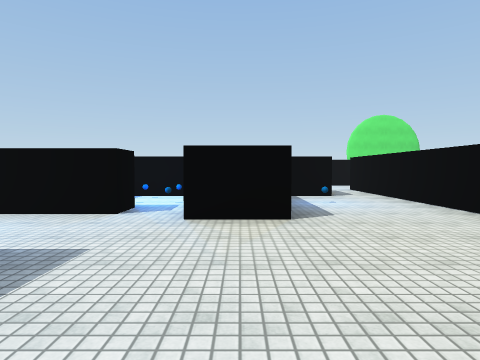
view 1 (above)

24 first-person views from a walk through a scene from a Unity 3-D project. The camera is 1.3 m above the floor, tilts 2° down and sees 75° across. The floor is counted in squares, 2 m on a side. Each view is taken from the middle of a square. On the plan, view 1 faces up. The plan holds only what a view shows up to about 10 squares ahead; the rest is blank. The place goes on beyond the plan. Surface patterns are stand-ins for the level's own textures.

view 2
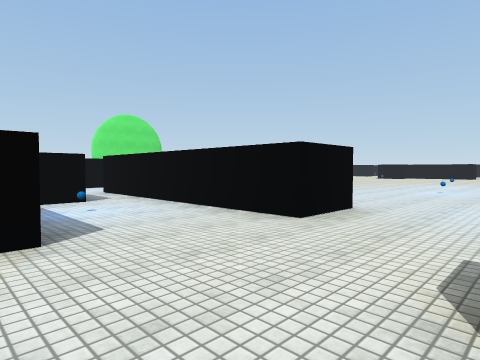

view 3
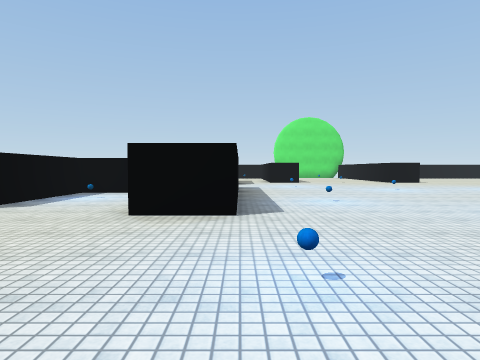

view 4
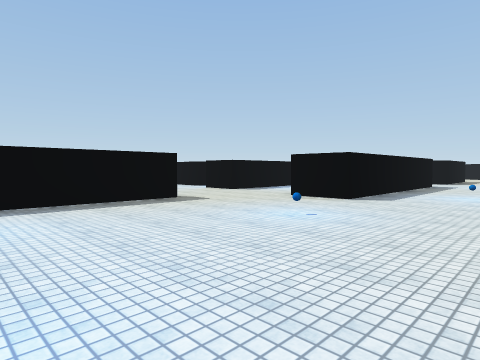

view 5
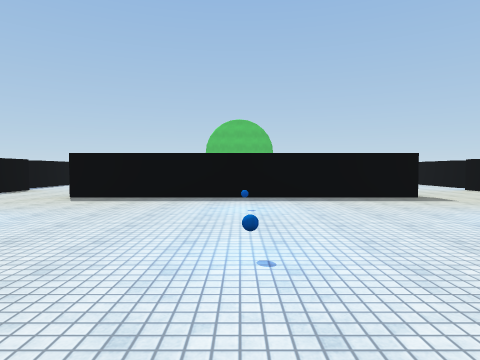

view 6
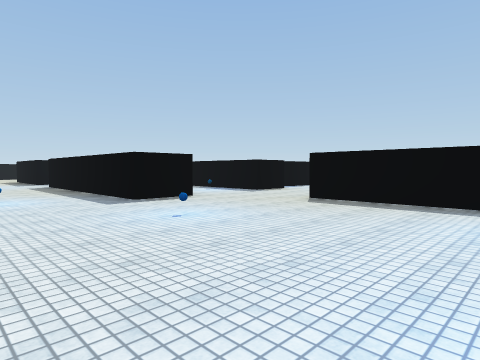

view 7
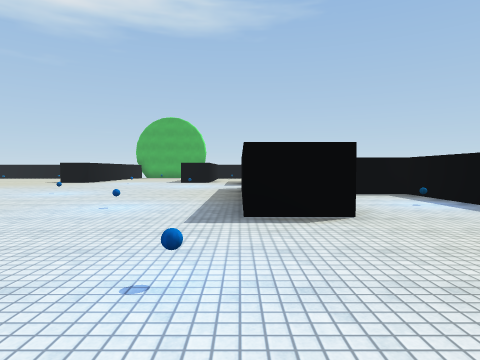

view 8
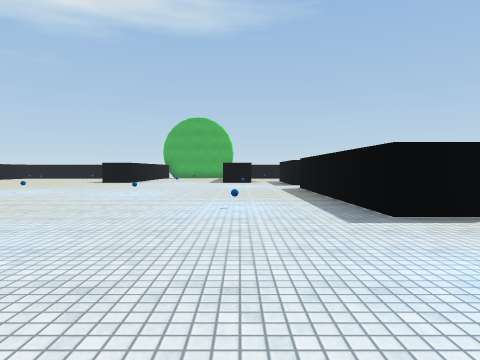

view 9
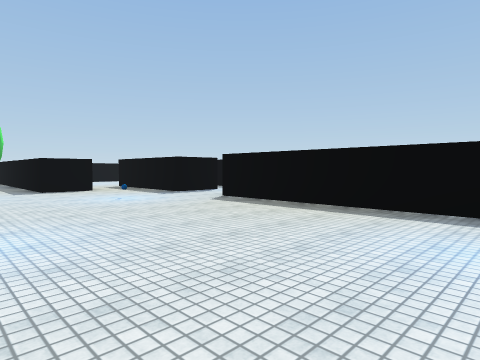

view 10
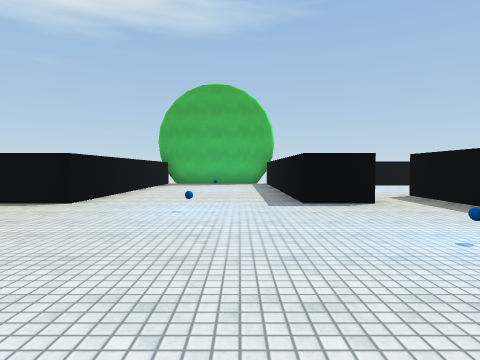

view 11
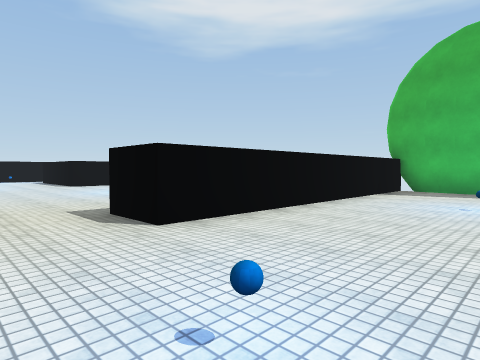

view 12
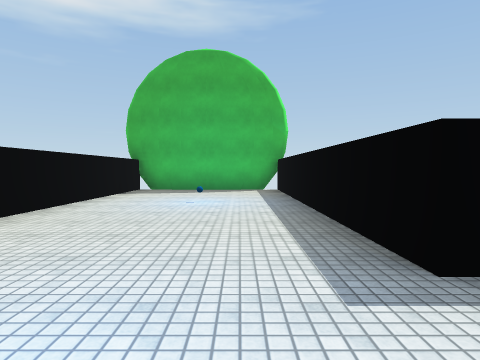

view 13
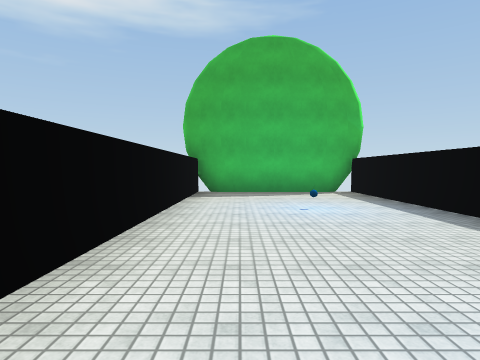

view 14
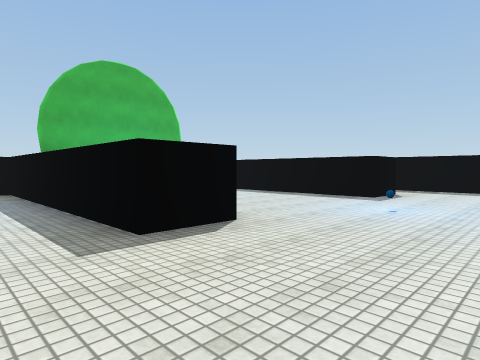

view 15
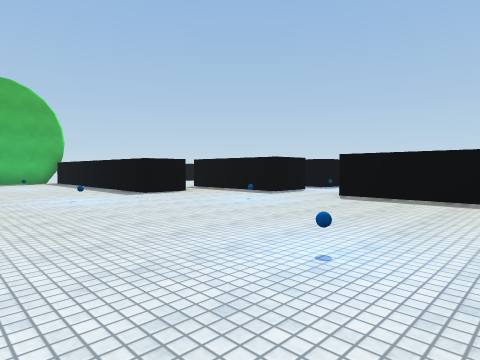

view 16
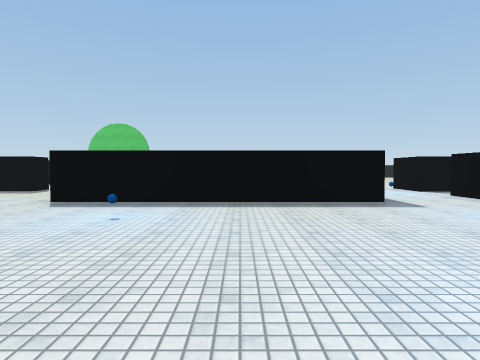

view 17
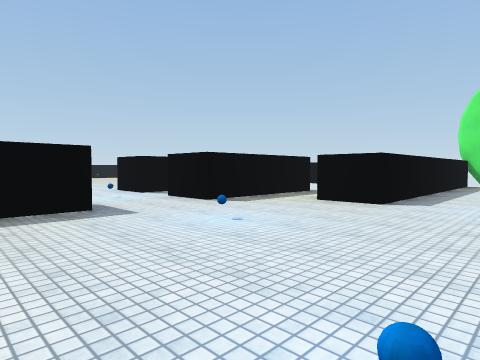

view 18
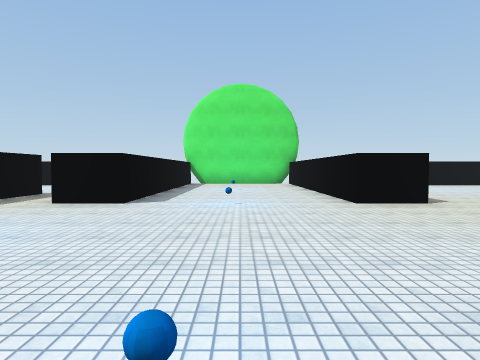

view 19
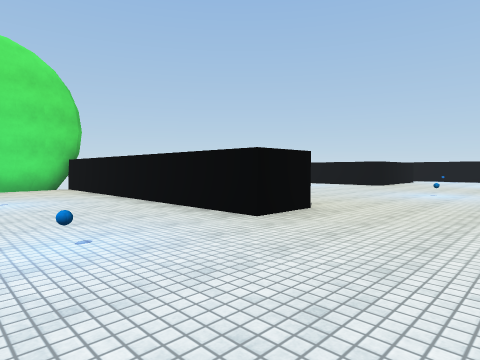

view 20
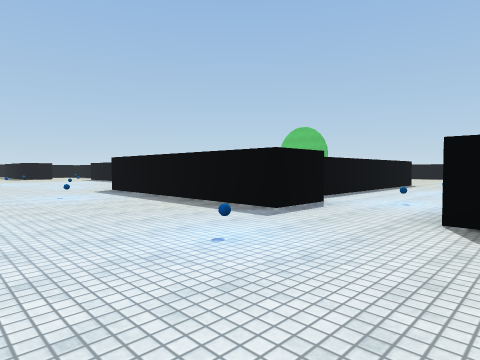

view 21
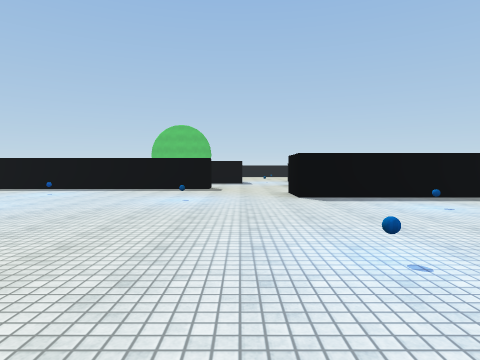

view 22
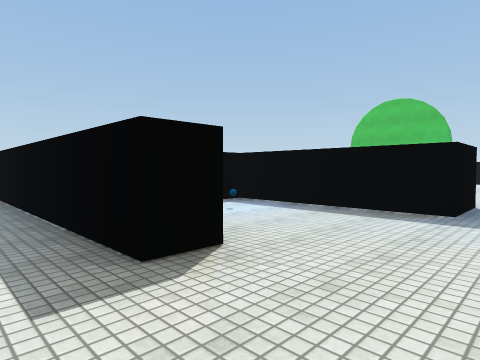

view 23
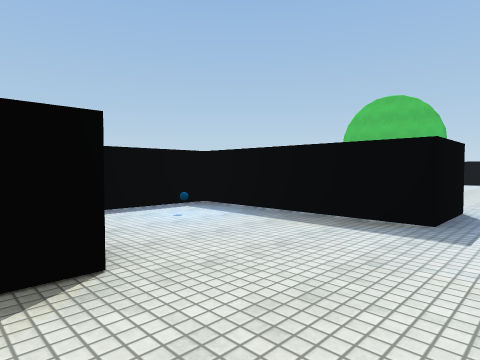

view 24
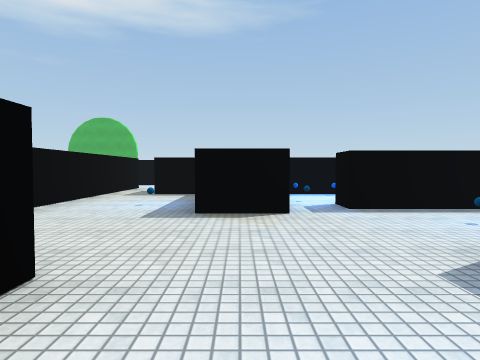

### Floor plan
Points are (right, up) in squares from view 1. A wall is a line through its corners. A room is listed if a view was taken in it or the views show most of it. See-through windows are left out.
Room 1 (views 1, 2, 23)
walls: (0.8, 4) (-0.8, 4); (1.1, 1) (2, 1); (-1.8, 4.5) (-3.5, 4.5); (-3.5, 2.1) (-2, 2.1) (-2, -1.9) (0.1, -1.9); (3.5, 4) (3.5, 7.4); (2.3, 7.5) (0.7, 7.5) (0.7, 4.6)
ways out: opening at (3, 2.5) to room 2; opening at (3, 8.5) to room 2; opening at (-2.5, 3.5); opening at (-1, 4)
objects: other object (-1, -1); other object (2, 6)
Room 2 (views 3, 4, 5, 6, 7, 8, 9, 10, 11, 12, 13, 14, 15, 16, 17, 18, 19, 20, 21, 22, 24)
walls: (2, 1) (2, -6.9); (3.4, -9.2) (4.9, -9.2) (4.9, -15.8); (3.5, 7.4) (3.5, 9.8) (4.9, 9.8) (4.9, 3.3) (3.4, 3.3); (-0.8, -9.6) (0.7, -9.6) (0.7, -13.1) (2.2, -13.1); (3.5, -15) (3.5, -10.1); (-4, -10.1) (-1.8, -10.1); (3.4, -17.6) (4.9, -17.6) (4.9, -21.6); (-1.2, 9.1) (2.2, 9.1); (6.4, -19.9) (7.8, -19.9) (7.8, -28); (13.6, 13.9) (12.2, 13.9) (12.2, 18.5); (2, 13.1) (2, 12.1) (0.5, 12.1); (13.5, -21.6) (13.5, -26.6); (4.9, 16.1) (4.9, 12.1) (3.4, 12.1); (7.8, 18.5) (7.8, 13.9) (6.4, 13.9); (9.3, -27.7) (12.2, -27.9); (8, -27.9) (9.5, -27.8); (7.9, -27.9) (8.5, -27.8); (11.5, -27.8) (12, -27.9); (12.2, -28) (12.2, -19.9) (13.5, -19.9)
ways out: opening at (3, 2.5) to room 1; opening at (3, 8.5) to room 1; opening at (-2.5, -8.5); opening at (-1, -10); opening at (0.3, 11); opening at (3, -13.5); opening at (4.5, -16.5); opening at (6, -20.5)
objects: other object (-3, -9); other object (2, -11); other object (3, 11); other object (4, -3); ball (5, -7); ball (5, 1); other object (7, -17); other object (7, -10); ball (7, -3); other object (7, 5); other object (7, 11); other object (10, -24); ball (10, -19); ball (10, -13); ball (10, 3); ball (10, 9); ball (10, 14); other object (10, 18); other object (13, -14)

Where each view was taken, in squares from view 1:
view 1: 0 up, 0 right, facing up
view 2: 1 up, 0 right, facing up-right
view 3: 1 down, 5 right, facing up
view 4: 3 down, 8 right, facing up-left
view 5: 3 down, 9 right, facing left
view 6: 3 down, 8 right, facing down-left
view 7: 5 down, 5 right, facing down
view 8: 5 down, 7 right, facing down
view 9: 10 down, 10 right, facing down-left
view 10: 14 down, 9 right, facing down
view 11: 18 down, 9 right, facing down-right
view 12: 18 down, 9 right, facing down
view 13: 19 down, 11 right, facing down
view 14: 17 down, 15 right, facing down-left
view 15: 12 down, 12 right, facing down-left
view 16: 7 up, 11 right, facing left
view 17: 8 up, 10 right, facing up-left
view 18: 8 up, 10 right, facing up
view 19: 11 up, 9 right, facing up-right
view 20: 13 up, 9 right, facing down-left
view 21: 2 up, 12 right, facing left
view 22: 3 up, 3 right, facing down-left
view 23: 3 up, 2 right, facing down-left
view 24: 5 down, 0 right, facing down
